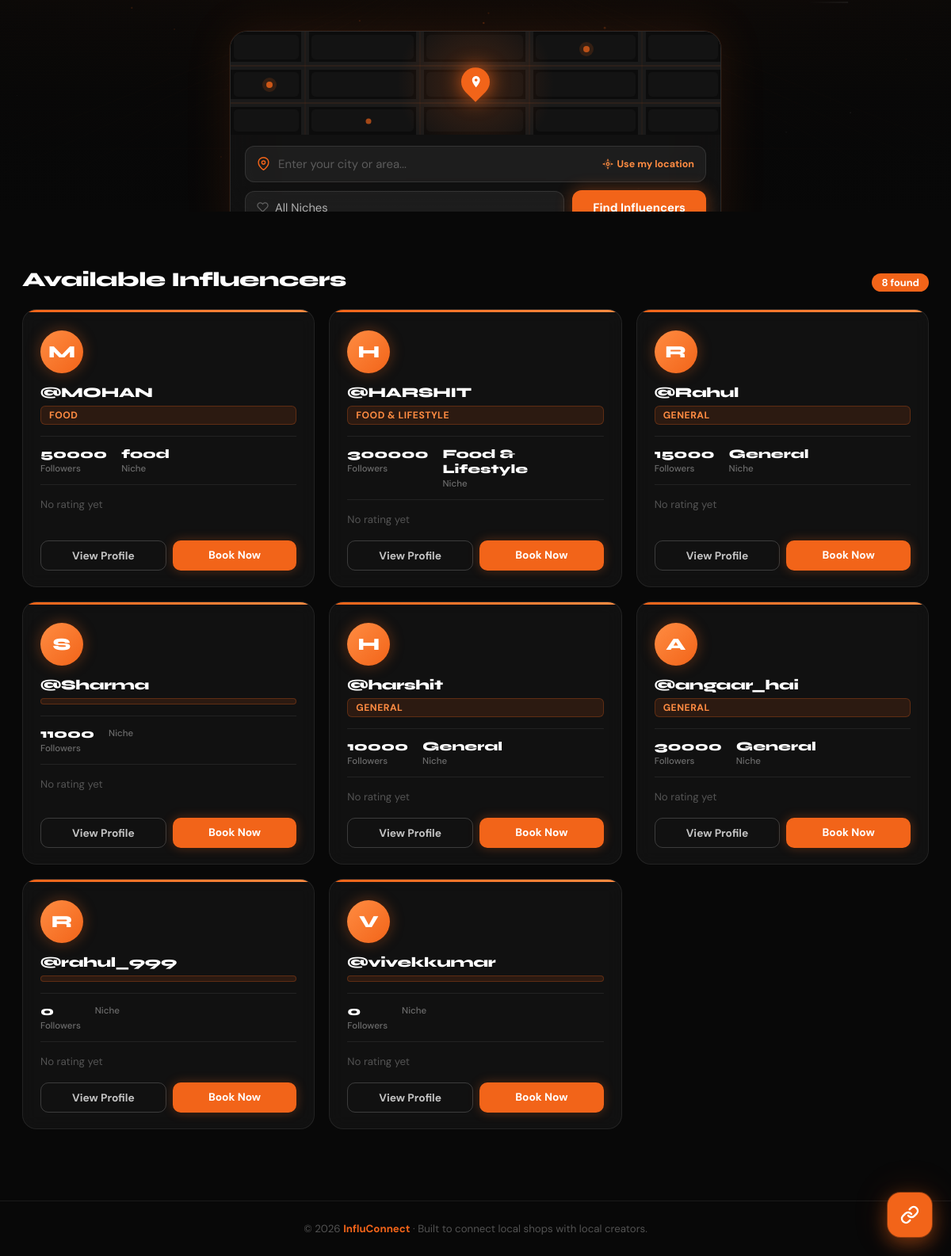
/ (lower part), run on an earlier commit of the app's database.
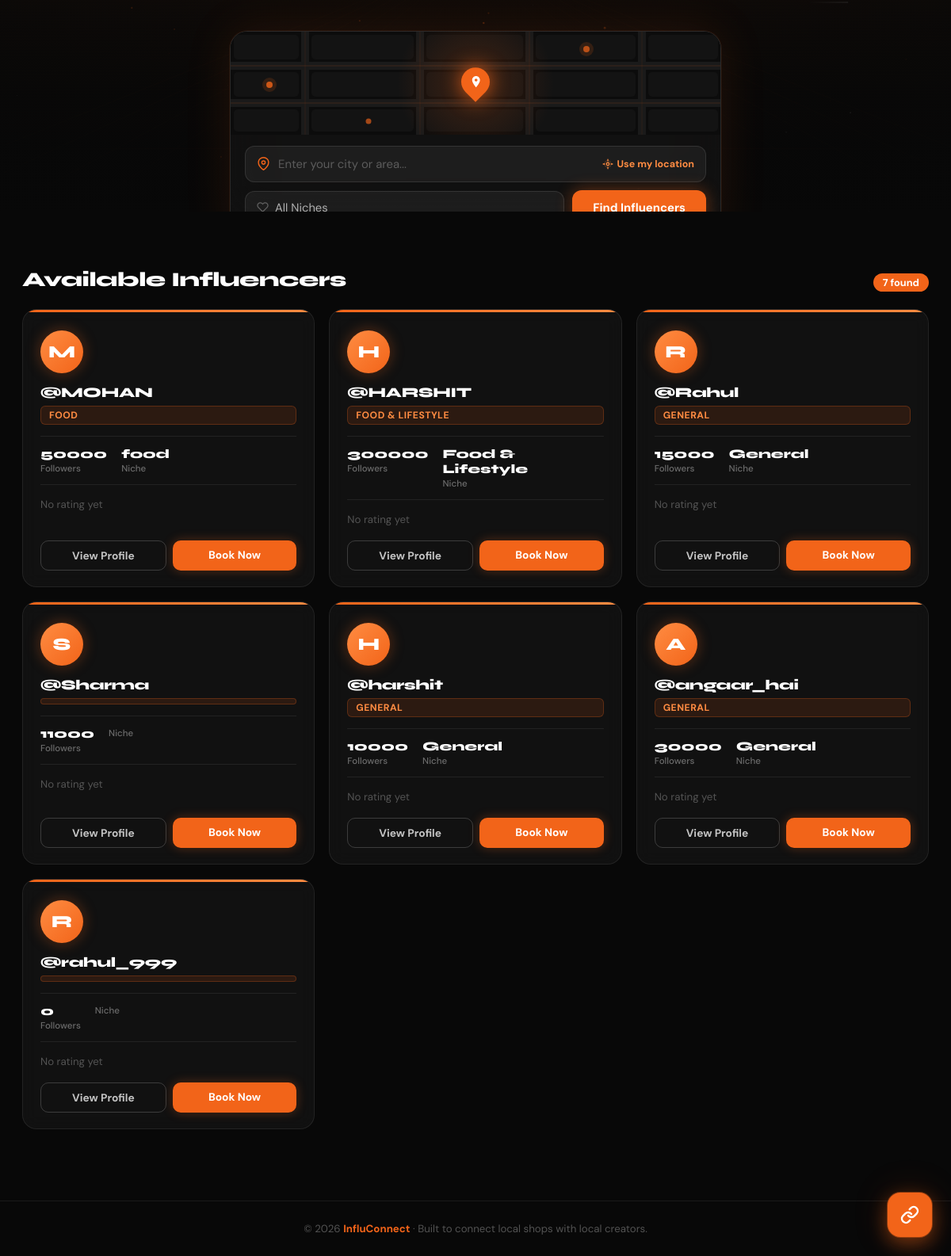
And on a later commit of the database.
### influencers/models.py (models this page shows, shortened)
class InfluencerProfile(models.Model):
    user = models.OneToOneField(settings.AUTH_USER_MODEL, on_delete=models.CASCADE)
    phone = models.CharField(max_length=20, blank=True, default='')
    date_of_birth = models.DateField(null=True, blank=True)
    photo = models.ImageField(upload_to='influencer_photos/', blank=True, null=True)
    profile_image = models.ImageField(upload_to='influencer_profiles/', null=True, blank=True)
    banner_image = models.ImageField(upload_to='influencer_banners/', null=True, blank=True)
    street = models.CharField(max_length=200, blank=True, default='')
    city = models.CharField(max_length=100, blank=True, default='')
    state = models.CharField(max_length=100, blank=True, default='')
    pincode = models.CharField(max_length=10, blank=True, default='')
    country = models.CharField(max_length=100, blank=True, default='India')
    bio = models.TextField(blank=True, default='')
    category = models.CharField(max_length=100, blank=True, default='')
    location = models.CharField(max_length=100, blank=True, default='')
    price_per_post = models.IntegerField(default=0)
    followers = models.IntegerField(default=0)
    instagram = models.URLField(blank=True, default='')
    youtube = models.URLField(blank=True, default='')
    twitter = models.URLField(blank=True, default='')

### accounts/models.py (models this page shows)
class CustomUser(AbstractUser):
    ROLE_CHOICES = (
        ('influencer', 'Influencer'),
        ('shopkeeper', 'Shopkeeper'),
    )
    role = models.CharField(max_length=20, choices=ROLE_CHOICES, default='')

### home/views.py (the view)
# urls.py: path('', views.home, name='home'),
def home(request):
    if request.user.is_authenticated:
        if hasattr(request.user, "role"):
            if request.user.role == "shopkeeper":
                return redirect("shopkeepers:shopkeeper_dashboard")
            elif request.user.role == "influencer":
                return redirect("influencers:dashboard")
    influencers = InfluencerProfile.objects.all()
    category = request.GET.get("category", "").strip()
    if category:
        influencers = influencers.filter(category=category)
    city = request.GET.get("city", "").strip()
    if city:
        influencers = influencers.filter(location__icontains=city)
    return render(request, "home/index.html", {"influencers": influencers})

### templates/home/index.html (shortened to what the changed rows need)
<!DOCTYPE html>
<html lang="en">
<head>
</head>
<body>
<div class="section-header">
  <h2>Available Influencers</h2>
  <span class="count-badge">{{ influencers|length }} found</span>
</div>
<div class="influencer-grid">
  {% for influencer in influencers %}
  <div class="card">
    <div class="card-avatar">{{ influencer.user.username|first|upper }}</div>
    <div class="card-username"><a href="#">@{{ influencer.user.username }}</a></div>
    <span class="card-category">{{ influencer.category }}</span>
    <div class="card-stats">
      <div class="stat">
        <span class="stat-value">{{ influencer.followers }}</span>
        <span class="stat-label">Followers</span>
      </div>
      <div class="stat">
        <span class="stat-value">{{ influencer.category }}</span>
        <span class="stat-label">Niche</span>
      </div>
    </div>
    <div class="card-rating">
      {% if influencer.rating %}
        <span class="stars">
          {% if influencer.rating >= 1 %}★{% else %}☆{% endif %}
          {% if influencer.rating >= 2 %}★{% else %}☆{% endif %}
          {% if influencer.rating >= 3 %}★{% else %}☆{% endif %}
          {% if influencer.rating >= 4 %}★{% else %}☆{% endif %}
          {% if influencer.rating >= 5 %}★{% else %}☆{% endif %}
        </span>
        <span class="rating-val">{{ influencer.rating }}/5</span>
      {% else %}
        <span class="rating-na">No rating yet</span>
      {% endif %}
    </div>
    <div class="card-actions">
      <a href="{% url 'influencers:influencer_detail' influencer.id %}" class="btn-outline">View Profile</a>
      <a href="{% url 'bookings:create_booking' influencer.id %}" class="btn-fill">Book Now</a>
    </div>
  </div>
  {% empty %}
  <div class="empty-state">
    <div class="empty-icon">🔍</div>
    <h3>No influencers found</h3>
    <p>Try changing your filters or check back later for new creators.</p>
  </div>
  {% endfor %}
</div>
</body>
</html>

What changed in the data, as far as the page shows it:
removed InfluencerProfile: user.username|first "V", user.username "vivekkumar", followers "0"
Also different on the page:
{{ influencers|length }}: "8" → "7"
